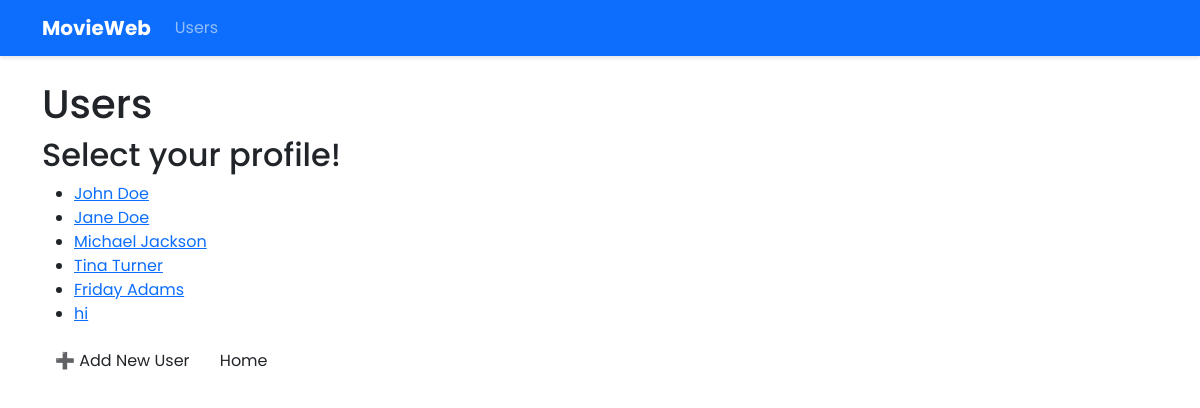
/users, run on an earlier commit of the app's database.
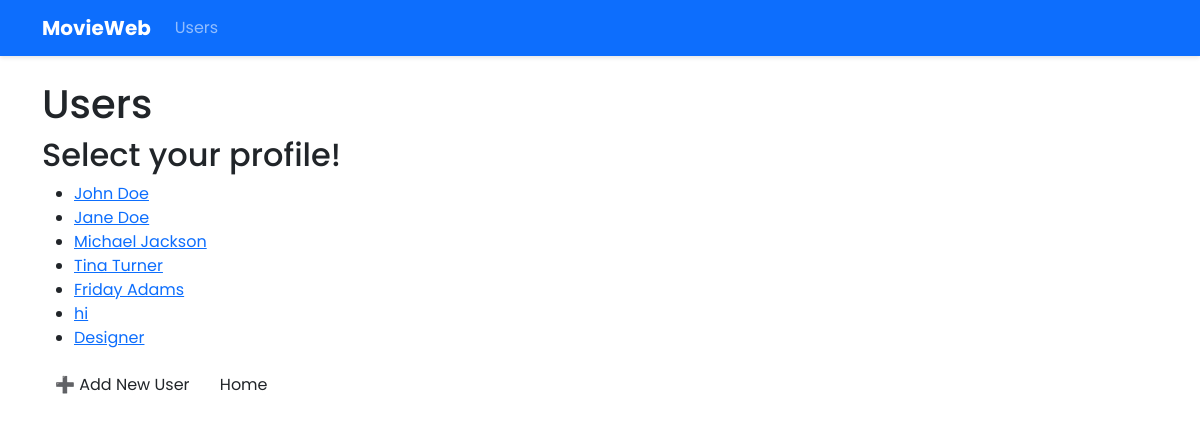
And on a later commit of the database.
### models.py (models this page shows)
class User(Base):
    __tablename__ = "users"
    id = Column(Integer, primary_key=True)
    username = Column(String, unique=True, nullable=False)
    movies = relationship("Movie", back_populates="user")

### app.py (the view)
@app.route("/users")
def list_users():
    users = data_manager.get_all_users()
    return render_template("user_select.html", users=users)

### data_manager/sqlite_data_manager.py (called while the page is built)
    def get_all_users(self):
        session = self.Session()
        try:
            return session.query(User).all()
        finally:
            session.close()

### templates/user_select.html (shortened to what this page needs)
{% extends "base.html" %}
{% block content %}
<h1> Users</h1>
<h2>Select your profile!</h2>
<ul>
  {% for user in users %}
    <li>
      <a href="{{ url_for('user_movies', user_id=user.id) }}">
        {{ user.username }}
      </a>
    </li>
  {% endfor %}
</ul>
<p>
  <a href="{{ url_for('add_user') }}" class="btn">➕ Add New User</a>
<a href="{{ url_for('home') }}" class="btn">Home</a>
</p>
{% endblock %}

What changed in the data, as far as the page shows it:
added User: username "Designer"
